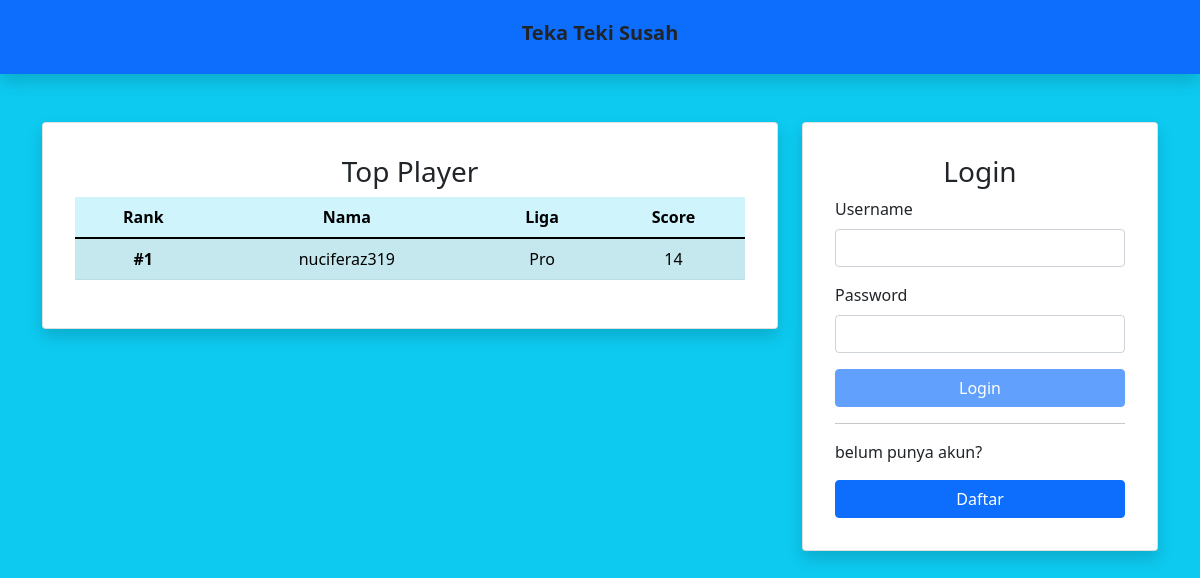
The page / on the database its author committed.
### tables this page shows
CREATE TABLE `user` (
  `user_id` int(11) NOT NULL,
  `nickname` varchar(20) NOT NULL,
  `password` varchar(20) NOT NULL,
  `liga` varchar(10) NOT NULL DEFAULT 'Pemula',
  `score` int(11) NOT NULL DEFAULT 0
);

### index.php (the view, shortened to what this page needs)
<!DOCTYPE html>
<html>
<head>
	<link href="https://cdn.jsdelivr.net/npm/bootstrap@5.1.3/dist/css/bootstrap.min.css" rel="stylesheet">
</head>
<body class="bg-info">
	<nav class="navbar navbar-primary bg-primary shadow p-3">
		<div class="container-fluid">
			<span class="navbar-brand mx-auto h1 fw-bold">Teka Teki Susah</span>
		</div>
	</nav>
	<div class="container mt-5">
		<div class=" row g-4">
			<div class="col-8">
				<div class="card shadow p-3 bg-body rounded">
					<div class="card-body text-center">
						<h3 class="card-title">Top Player</h3>
						<table class="table table-hover table-info table-striped">
							<thead>
								<tr>
									<th scope="col">Rank</th>
									<th scope="col">Nama</th>
									<th scope="col">Liga</th>
									<th scope="col">Score</th>
								</tr>
							</thead>
							<tbody>
								<?php
									include_once("connect.php");
									$orang5 = mysqli_query($conn, "SELECT nickname, liga, score FROM user ORDER BY score DESC LIMIT 5;");
									$rank = 1;
									while ($orang = mysqli_fetch_array($orang5)) {
										echo "<tr>";
										echo "<th scope='row'>#$rank</th>";
										echo "<td>" . $orang["nickname"] . "</td>";
										echo "<td>" . $orang["liga"] . "</td>";
										echo "<td>" . $orang["score"] . "</td>";
										echo "</tr>";
										$rank++;
									}
								?>
							</tbody>
						</table>
					</div>
				</div>
			</div>
			<div class="col-4">
				<div class="card shadow p-3 bg-body rounded">
					<div class="card-body">
						<h3 class="card-title text-center">Login</h3>
						<form method="POST" action="index.php">
							<div class="mb-3">
								<label for="username" class="form-label">Username</label>
								<input type="text" class="form-control" id="username" name="username" oninput="cek()">
							</div>
							<div class="mb-3">
								<label for="password" class="form-label">Password</label>
								<input type="password" class="form-control" id="password" name="password" oninput="cek()">
							</div>
							<div class="d-grid gap-2">
								<button class="btn btn-primary" id="submit" name="submit" disabled>Login</button>
							</div>
						</form>
						<hr>
						<p>belum punya akun?</p>
						<div class="d-grid gap-2">
							<a class="btn btn-primary" href="daftar.php">Daftar</a>
						</div>
					</div>
				</div>
			</div>
		</div>
	</div>
</body>
</html>

### rows shown on the page
user: nickname "nuciferaz319", liga "Pro", score "14"
